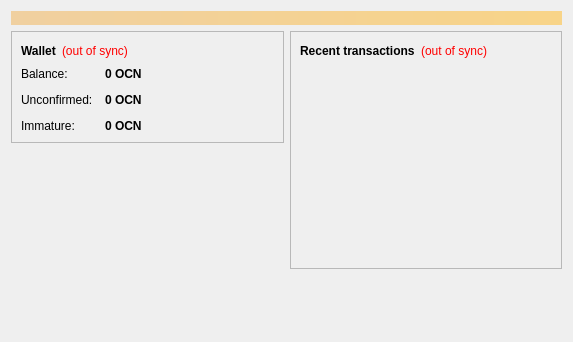
<?xml version="1.0" encoding="UTF-8"?>
<ui version="4.0">
 <class>OverviewPage</class>
 <widget class="QWidget" name="OverviewPage">
  <property name="geometry">
   <rect>
    <x>0</x>
    <y>0</y>
    <width>573</width>
    <height>342</height>
   </rect>
  </property>
  <property name="windowTitle">
   <string>Form</string>
  </property>
  <layout class="QVBoxLayout" name="topLayout">
   <item>
    <widget class="QLabel" name="labelAlerts">
     <property name="visible">
      <bool>false</bool>
     </property>
     <property name="styleSheet">
      <string notr="true">background-color: qlineargradient(x1: 0, y1: 0, x2: 1, y2: 0, stop:0 #F0D0A0, stop:1 #F8D488); color:#000000;</string>
     </property>
     <property name="wordWrap">
      <bool>true</bool>
     </property>
     <property name="margin">
      <number>3</number>
     </property>
    </widget>
   </item>
   <item>
    <layout class="QHBoxLayout" name="horizontalLayout" stretch="1,1">
     <item>
      <layout class="QVBoxLayout" name="verticalLayout_2">
       <item>
        <widget class="QFrame" name="frame">
         <property name="frameShape">
          <enum>QFrame::StyledPanel</enum>
         </property>
         <property name="frameShadow">
          <enum>QFrame::Raised</enum>
         </property>
         <layout class="QVBoxLayout" name="verticalLayout_4">
          <item>
           <layout class="QHBoxLayout" name="horizontalLayout_4">
            <item>
             <widget class="QLabel" name="label_5">
              <property name="font">
               <font>
                <weight>75</weight>
                <bold>true</bold>
               </font>
              </property>
              <property name="text">
               <string>Wallet</string>
              </property>
             </widget>
            </item>
            <item>
             <widget class="QLabel" name="labelWalletStatus">
              <property name="toolTip">
               <string>The displayed information may be out of date. Your wallet automatically synchronizes with the Oceancoin network after a connection is established, but this process has not completed yet.</string>
              </property>
              <property name="styleSheet">
               <string notr="true">QLabel { color: red; }</string>
              </property>
              <property name="text">
               <string notr="true">(out of sync)</string>
              </property>
              <property name="alignment">
               <set>Qt::AlignLeading|Qt::AlignLeft|Qt::AlignVCenter</set>
              </property>
             </widget>
            </item>
            <item>
             <spacer name="horizontalSpacer_2">
              <property name="orientation">
               <enum>Qt::Horizontal</enum>
              </property>
              <property name="sizeHint" stdset="0">
               <size>
                <width>40</width>
                <height>20</height>
               </size>
              </property>
             </spacer>
            </item>
           </layout>
          </item>
          <item>
           <layout class="QFormLayout" name="formLayout_2">
            <property name="fieldGrowthPolicy">
             <enum>QFormLayout::AllNonFixedFieldsGrow</enum>
            </property>
            <property name="horizontalSpacing">
             <number>12</number>
            </property>
            <property name="verticalSpacing">
             <number>12</number>
            </property>
            <item row="0" column="0">
             <widget class="QLabel" name="label">
              <property name="text">
               <string>Balance:</string>
              </property>
             </widget>
            </item>
            <item row="0" column="1">
             <widget class="QLabel" name="labelBalance">
              <property name="font">
               <font>
                <weight>75</weight>
                <bold>true</bold>
               </font>
              </property>
              <property name="cursor">
               <cursorShape>IBeamCursor</cursorShape>
              </property>
              <property name="toolTip">
               <string>Your current balance</string>
              </property>
              <property name="text">
               <string notr="true">0 OCN</string>
              </property>
              <property name="textInteractionFlags">
               <set>Qt::LinksAccessibleByMouse|Qt::TextSelectableByKeyboard|Qt::TextSelectableByMouse</set>
              </property>
             </widget>
            </item>
            <item row="1" column="0">
             <widget class="QLabel" name="label_3">
              <property name="text">
               <string>Unconfirmed:</string>
              </property>
             </widget>
            </item>
            <item row="1" column="1">
             <widget class="QLabel" name="labelUnconfirmed">
              <property name="font">
               <font>
                <weight>75</weight>
                <bold>true</bold>
               </font>
              </property>
              <property name="cursor">
               <cursorShape>IBeamCursor</cursorShape>
              </property>
              <property name="toolTip">
               <string>Total of transactions that have yet to be confirmed, and do not yet count toward the current balance</string>
              </property>
              <property name="text">
               <string notr="true">0 OCN</string>
              </property>
              <property name="textInteractionFlags">
               <set>Qt::LinksAccessibleByMouse|Qt::TextSelectableByKeyboard|Qt::TextSelectableByMouse</set>
              </property>
             </widget>
            </item>
            <item row="2" column="0">
             <widget class="QLabel" name="labelImmatureText">
              <property name="text">
               <string>Immature:</string>
              </property>
             </widget>
            </item>
            <item row="2" column="1">
             <widget class="QLabel" name="labelImmature">
              <property name="font">
               <font>
                <weight>75</weight>
                <bold>true</bold>
               </font>
              </property>
              <property name="toolTip">
               <string>Mined balance that has not yet matured</string>
              </property>
              <property name="text">
               <string notr="true">0 OCN</string>
              </property>
              <property name="textInteractionFlags">
               <set>Qt::LinksAccessibleByMouse|Qt::TextSelectableByKeyboard|Qt::TextSelectableByMouse</set>
              </property>
             </widget>
            </item>
           </layout>
          </item>
         </layout>
        </widget>
       </item>
       <item>
        <spacer name="verticalSpacer">
         <property name="orientation">
          <enum>Qt::Vertical</enum>
         </property>
         <property name="sizeHint" stdset="0">
          <size>
           <width>20</width>
           <height>40</height>
          </size>
         </property>
        </spacer>
       </item>
      </layout>
     </item>
     <item>
      <layout class="QVBoxLayout" name="verticalLayout_3">
       <item>
        <widget class="QFrame" name="frame_2">
         <property name="frameShape">
          <enum>QFrame::StyledPanel</enum>
         </property>
         <property name="frameShadow">
          <enum>QFrame::Raised</enum>
         </property>
         <layout class="QVBoxLayout" name="verticalLayout">
          <item>
           <layout class="QHBoxLayout" name="horizontalLayout_2">
            <item>
             <widget class="QLabel" name="label_4">
              <property name="text">
               <string>&lt;b&gt;Recent transactions&lt;/b&gt;</string>
              </property>
             </widget>
            </item>
            <item>
             <widget class="QLabel" name="labelTransactionsStatus">
              <property name="toolTip">
               <string>The displayed information may be out of date. Your wallet automatically synchronizes with the Oceancoin network after a connection is established, but this process has not completed yet.</string>
              </property>
              <property name="styleSheet">
               <string notr="true">QLabel { color: red; }</string>
              </property>
              <property name="text">
               <string notr="true">(out of sync)</string>
              </property>
              <property name="alignment">
               <set>Qt::AlignRight|Qt::AlignTrailing|Qt::AlignVCenter</set>
              </property>
             </widget>
            </item>
            <item>
             <spacer name="horizontalSpacer">
              <property name="orientation">
               <enum>Qt::Horizontal</enum>
              </property>
              <property name="sizeHint" stdset="0">
               <size>
                <width>40</width>
                <height>20</height>
               </size>
              </property>
             </spacer>
            </item>
           </layout>
          </item>
          <item>
           <widget class="QListView" name="listTransactions">
            <property name="styleSheet">
             <string notr="true">QListView { background: transparent; }</string>
            </property>
            <property name="frameShape">
             <enum>QFrame::NoFrame</enum>
            </property>
            <property name="verticalScrollBarPolicy">
             <enum>Qt::ScrollBarAlwaysOff</enum>
            </property>
            <property name="horizontalScrollBarPolicy">
             <enum>Qt::ScrollBarAlwaysOff</enum>
            </property>
            <property name="selectionMode">
             <enum>QAbstractItemView::NoSelection</enum>
            </property>
           </widget>
          </item>
         </layout>
        </widget>
       </item>
       <item>
        <spacer name="verticalSpacer_2">
         <property name="orientation">
          <enum>Qt::Vertical</enum>
         </property>
         <property name="sizeHint" stdset="0">
          <size>
           <width>20</width>
           <height>40</height>
          </size>
         </property>
        </spacer>
       </item>
      </layout>
     </item>
    </layout>
   </item>
  </layout>
 </widget>
 <resources/>
 <connections/>
</ui>
